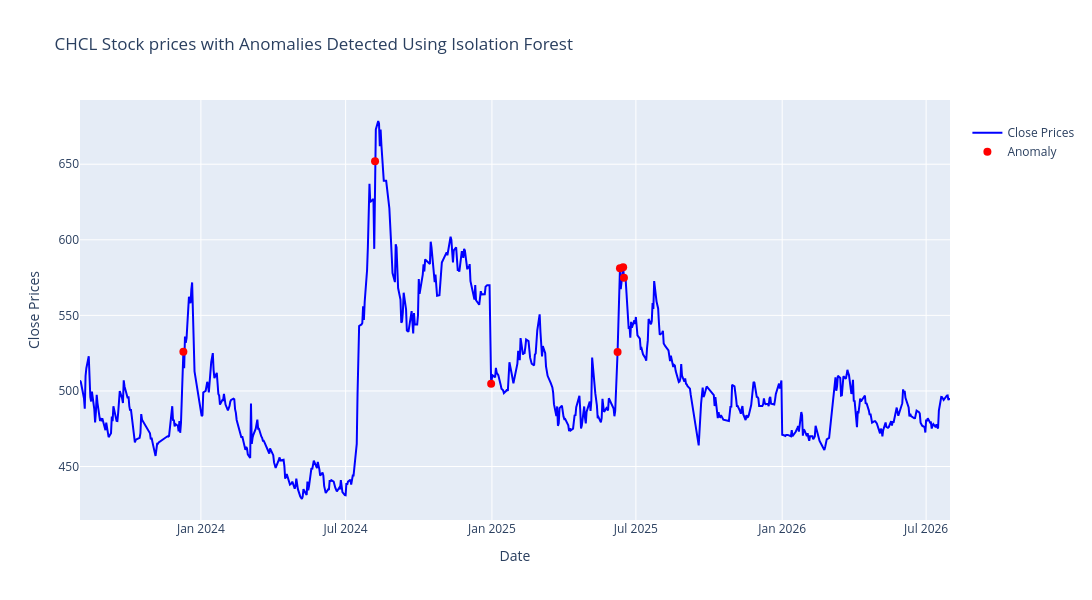

Notebook cell for this chart:
### Code cell
fig = go.Figure()

# Add Close prices line
fig.add_trace(
    go.Scatter(
        x=df.index,
        y=df["close"],
        mode="lines",
        name="Close Prices",
        line=dict(color="blue", width=2),
    )
)

# Add anomalies (Isolation Forest) as red markers
fig.add_trace(
    go.Scatter(
        x=anomalies_if.index,
        y=anomalies_if["close"],
        mode="markers",
        name="Anomaly",
        marker=dict(color="red", size=8, symbol="circle"),
        showlegend=True,
    )
)

# Update layout for a larger figure size and title
fig.update_layout(
    title=f"{stock_name} Stock prices with Anomalies Detected Using Isolation Forest",
    xaxis_title="Date",
    yaxis_title="Close Prices",
    legend_title="  ",
    autosize=False,
    width=1200,
    height=600,
)

# Show the plot
fig.show()

### Figure 1 — Plotly figure (JSON) as saved in the notebook; plotly's stock layout.template omitted (floating-point values rounded to 4 significant figures; data arrays with more than 128 entries replaced by an {"elided": "..."} marker saying what was removed)
{"data": [{"line": {"color": "blue", "width": 2}, "mode": "lines", "name": "Close Prices", "type": "scatter", "x": {"elided": "680 str values"}, "y": {"elided": "680 float values"}}, {"marker": {"color": "red", "size": 8, "symbol": "circle"}, "mode": "markers", "name": "Anomaly", "showlegend": true, "type": "scatter", "x": ["2023-12-10T00:00:00.000000", "2024-08-07T00:00:00.000000", "2024-12-31T00:00:00.000000", "2025-06-08T00:00:00.000000", "2025-06-11T00:00:00.000000", "2025-06-15T00:00:00.000000", "2025-06-16T00:00:00.000000"], "y": [526.0, 652.0, 504.8, 525.8, 581.1, 581.8, 575.0]}], "layout": {"autosize": false, "height": 600, "legend": {"title": {"text": "  "}}, "title": {"text": "CHCL Stock prices with Anomalies Detected Using Isolation Forest"}, "width": 1200, "xaxis": {"title": {"text": "Date"}}, "yaxis": {"title": {"text": "Close Prices"}}}}
